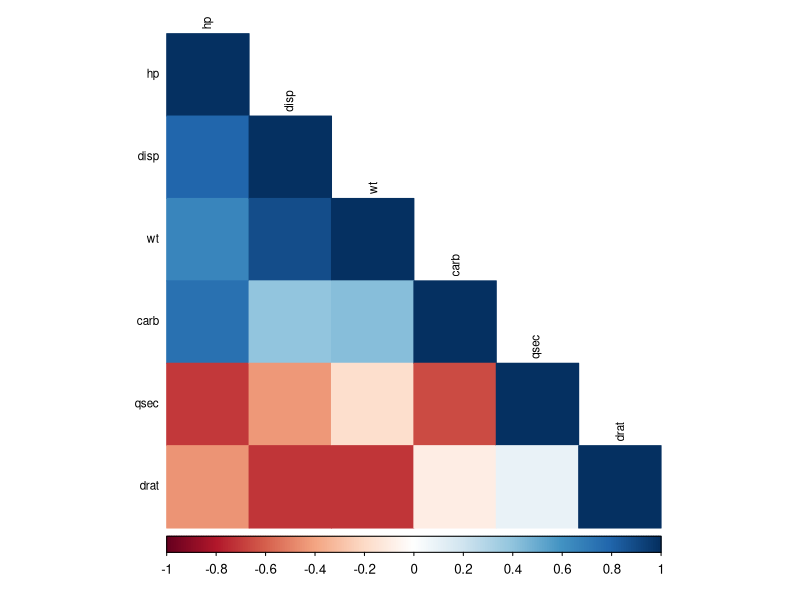
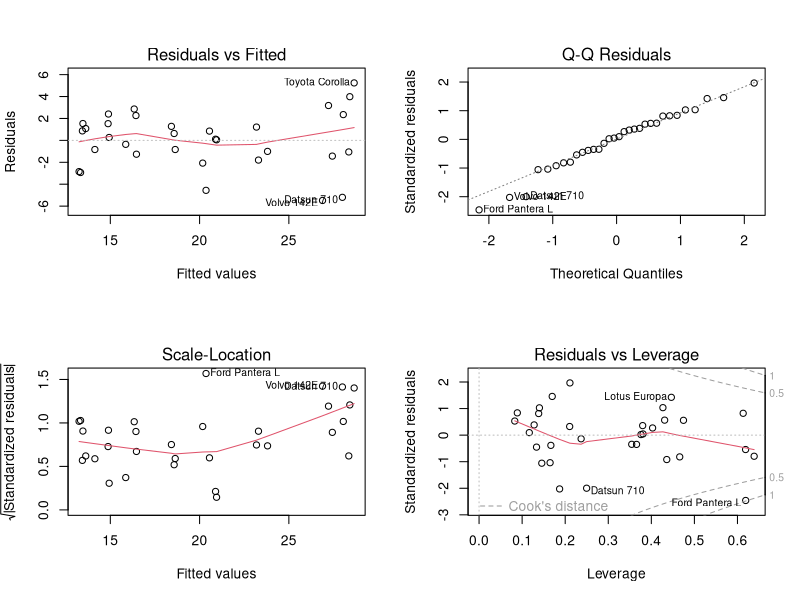

R code for these plots, in order:
## ---- chunk 1
#Loading data
data(mtcars) 

# Looking at variables
str(mtcars)

## ---- chunk 2
head(mtcars)
## ---- chunk 3
summary(mtcars)
## ---- chunk 4
mtcars$am   = as.factor(mtcars$am)
mtcars$cyl  = as.factor(mtcars$cyl)
mtcars$vs   = as.factor(mtcars$vs)
mtcars$gear = as.factor(mtcars$gear)
## ---- chunk 5
#Dropping dependent variable for calculating Multicollinearity
mtcars_a = subset(mtcars, select = -c(mpg))

#Identifying numeric variables
numericData <- mtcars_a[sapply(mtcars_a, is.numeric)]

#Calculating Correlation
descrCor <- cor(numericData)

# Print correlation matrix and look at max correlation
print(descrCor)

## ---- chunk 6
# Visualize Correlation Matrix
library(corrplot)
corrplot(descrCor, order = "FPC", method = "color", type = "lower", tl.cex = 0.7, tl.col = rgb(0, 0, 0))
## ---- chunk 7
library(caret)
# Checking Variables that are highly correlated
highlyCorrelated = findCorrelation(descrCor, cutoff=0.7)

#Identifying Variable Names of Highly Correlated Variables
highlyCorCol = colnames(numericData)[highlyCorrelated]

#Print highly correlated attributes
highlyCorCol
help("findCorrelation")
## ---- chunk 8
#Remove highly correlated variables and create a new dataset
dat3 = mtcars[, -which(colnames(mtcars) %in% highlyCorCol)]
dim(dat3)

## ---- chunk 9
#Build Linear Regression Model
fit = lm(mpg ~ ., data=dat3)

#Check Model Performance
summary(fit)

#Extracting Coefficients
summary(fit)$coeff
anova(fit)

par(mfrow=c(2,2))
plot(fit)
